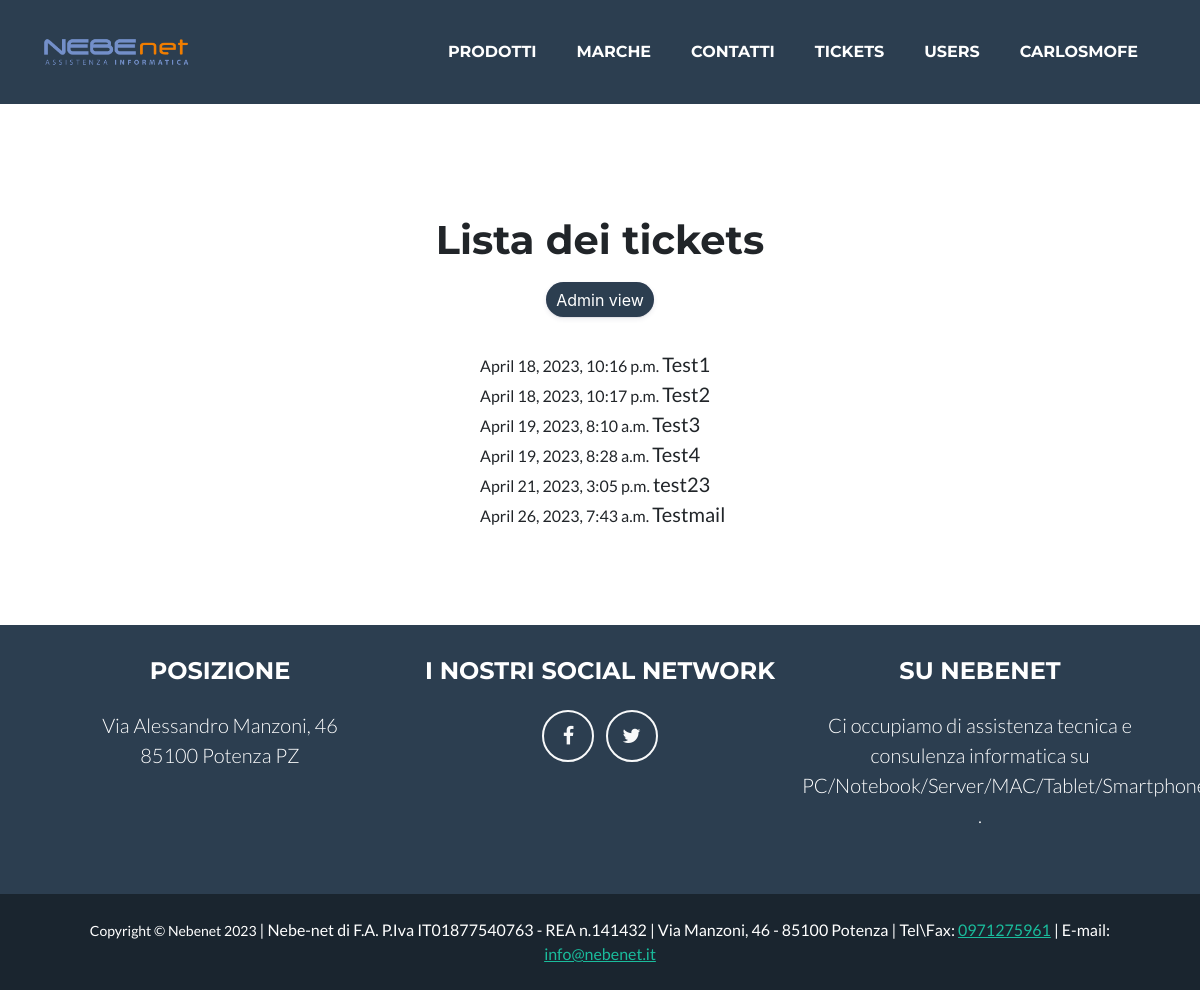
The app's page /ticket/ (signed in), older data.
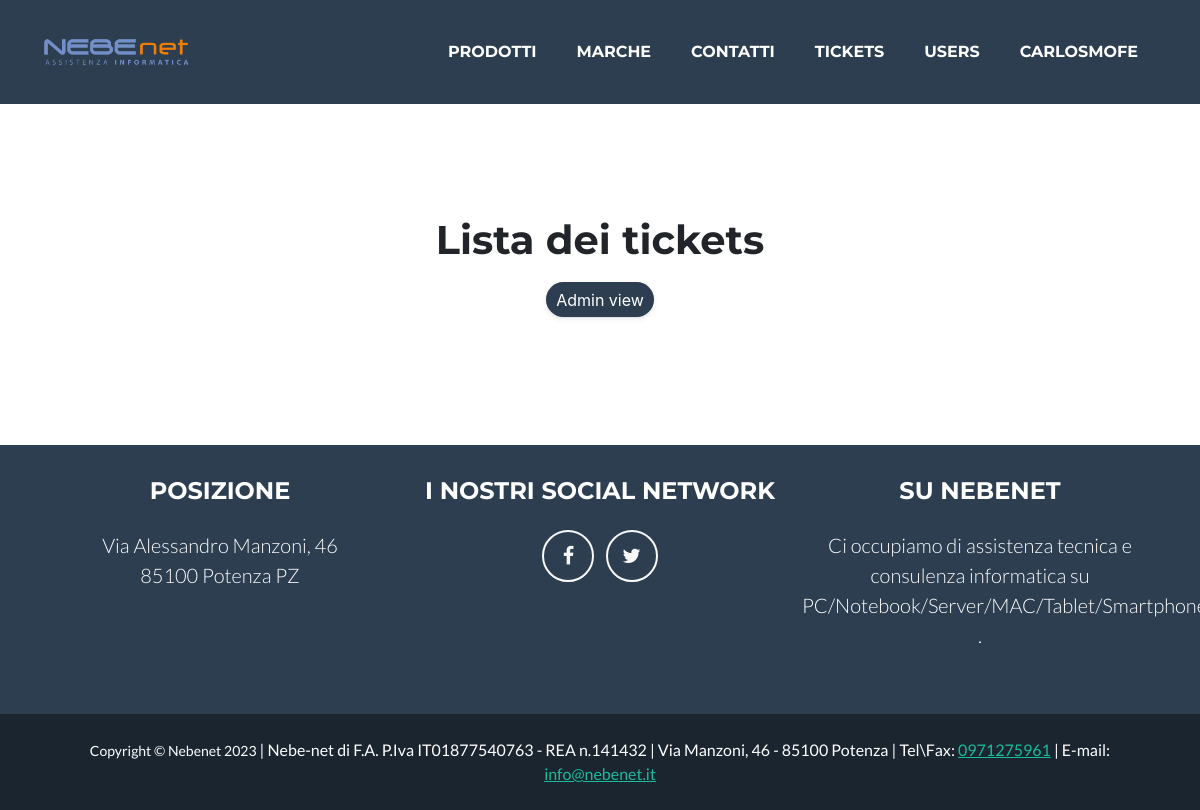
The same page, newer data.
### nebenet_app/models.py (models this page shows, shortened)
class Ticket(models.Model):
    ti_user = models.ForeignKey(settings.AUTH_USER_MODEL, on_delete=models.CASCADE)
    ti_mail = models.EmailField('Contatto email*',blank=False)
    ti_title = models.CharField('Titolo*',max_length=1000, blank=False)
    Problema = models.CharField('Descrivi il tuo problema*',max_length=1000, blank=False)
    ti_img = models.ImageField('Aggiungi uno screenshot (facoltativo)',blank=True)
    ti_personal = models.BooleanField("Trattamento dei dati personali(Obbligatorio)*",blank=False)
    ti_time = models.DateTimeField(auto_now=True)

### nebenet_app/views.py (the view)
# urls.py: path('ticket/', Ticket_List.as_view(), name="tickets"),
class Ticket_List(ListView):
    model = Ticket
    def get_queryset(self):
        if self.request.user.is_staff:
            resultado=Ticket.objects.all()
        else:
            resultado=Ticket.objects.filter(ti_user=self.request.user)
        return resultado

### nebenet_app/templates/nebenet_app/ticket_list.html (shortened to what this page needs)
{% extends 'base.html' %}
{% block content %}
{% load static %}
<header class="masthead">
</header>
<center>
<p class="adminpro"><h1>Lista dei tickets</h1> {% if user.is_staff %}<a href="{% url 'tickets-admin' %}">
    <button class="button-9" role="button">Admin view</button></a></p>{% endif %}
        <ul class="tickets">
            {% for ticket in object_list %}
            <li class="nostyle"> {{ ticket.ti_time }} <a class="singleticket" href="{{ ticket.pk }}">{{ ticket.ti_title }}</a></li>
            {% endfor %}
        </ul>
        </center>
{% endblock %}

Row changes from the older to the newer data that the page shows:
removed Ticket: ti_time "April 18, 2023, 10:16 p.m.", ti_title "Test1"
removed Ticket: ti_time "April 18, 2023, 10:17 p.m.", ti_title "Test2"
removed Ticket: ti_time "April 19, 2023, 8:10 a.m.", ti_title "Test3"
removed Ticket: ti_time "April 19, 2023, 8:28 a.m.", ti_title "Test4"
removed Ticket: ti_time "April 21, 2023, 3:05 p.m.", ti_title "test23"
removed Ticket: ti_time "April 26, 2023, 7:43 a.m.", ti_title "Testmail"
